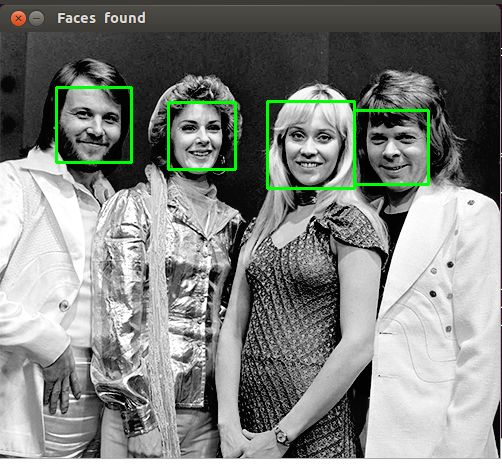
#> input picture abba_face_detected.jpg, 502 x 464 px
$ python face_detect.py   (older library calls are emulated)
#> lines starting #> are read from the running program, lines starting #| are printed output that depends on the picture; after the words box and inside, x2 and y2 are one past the last pixel; in counts of white or black regions, pixels touching at a corner belong together
import cv2.cv
import sys

imagePath = "abba_face_detected.jpg"
cascPath = "haarcascade_frontalface_default.xml"
faceCascade = cv2.CascadeClassifier(cascPath)
image = cv2.imread(imagePath)
#> image is the input picture: shape (464, 502, 3); mean B, G, R 126.6, 130.5, 127.1
gray = cv2.cvtColor(image, cv2.COLOR_BGR2GRAY)
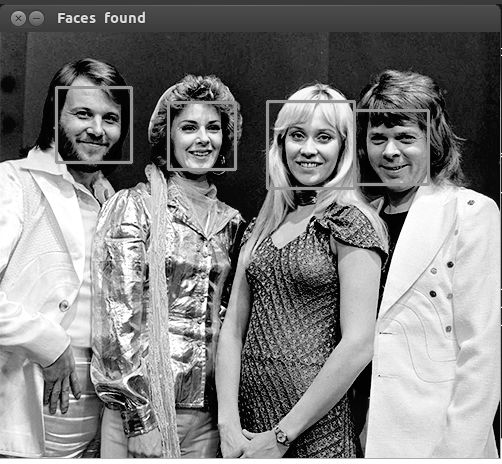
#> gray: shape (464, 502); min 0, max 255, mean 129

faces = faceCascade.detectMultiScale(
    gray,
    scaleFactor=1.1,
    minNeighbors=5,
    minSize=(30, 30),
    flags = cv2.cv.CV_HAAR_SCALE_IMAGE
)
#> faces = [[168, 103, 65, 65], [57, 87, 76, 76], [265, 101, 90, 90], [355, 112, 73, 73]]

print("Found {0} faces!".format(len(faces)))
#| Found 4 faces!


for (x, y, w, h) in faces:
    cv2.rectangle(image, (x, y), (x+w, y+h), (0, 255, 0), 2)
#> this loop made 4 passes
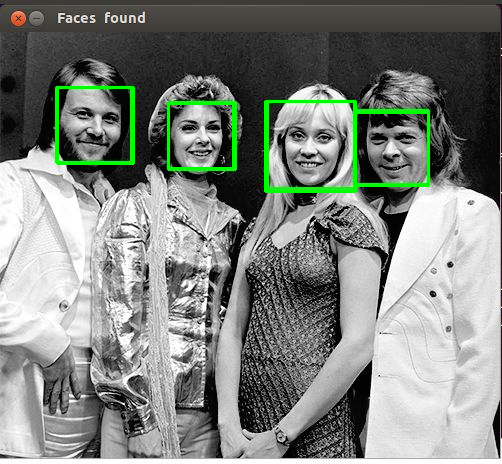
#> image: shape (464, 502, 3); 1.46% of pixels changed, all inside (x1, y1, x2, y2) = (56, 86, 430, 193)

cv2.imshow("Faces found", image)
cv2.waitKey(0)
